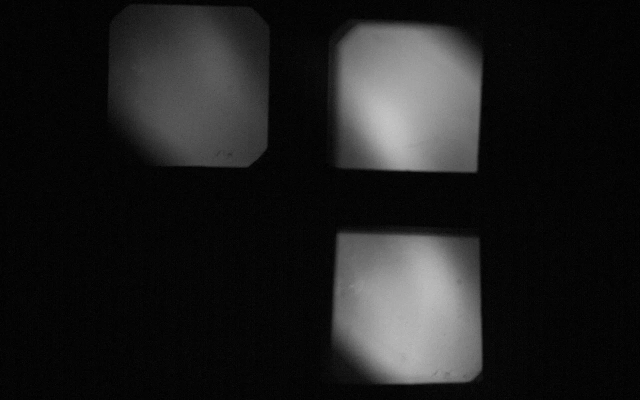
#> input picture pg.jpg, 1280 x 800 px, given as the content of the folder pg.jpg, which was not available (shown at 1/2 size)
$ python app2findELM.py   (older library calls are emulated)
#> lines starting #> are read from the running program, lines starting #| are printed output that depends on the picture; pictures that were not available may be replaced by others from this repository, and a replacement may not be noted
### functions_evg.py
from PIL import Image
import numpy as np
import math
import os
from numba import njit

reference_link_basename = 'pg.jpg'
reference_link = os.path.join(os.getcwd(), reference_link_basename)


def create_submatrix(path, upper_row, lower_row, left_col, right_col, rotate):
    im = Image.open(path).convert('L')
    pix_matrix = np.array(im)

    if rotate == None:
        return np.ndarray.tolist(pix_matrix[upper_row:lower_row, left_col:right_col])
    else:
        return np.ndarray.tolist(np.rot90(pix_matrix[upper_row:lower_row, left_col:right_col], 2))


def create_cuts_new(path,
                    channel):  # РЎРѕР·РґР°РЅРёРµ РјР°С‚СЂРёС†С‹ РёРЅС‚РµРЅСЃРёРІРЅРѕСЃС‚Рё РґР»СЏ РёР·РѕР±СЂР°Р¶РµРЅРёСЏ РЅР° СѓРєР°Р·Р°РЅРЅРѕР№ Р»РёРЅРёРё
    # path - РџРѕР»РЅС‹Р№ РїСѓС‚СЊ Рє РёСЃС…РѕРґРЅРѕРјСѓ РёР·РѕР±СЂР°Р¶РµРЅРёСЋ СЃ РєР°РјРµСЂС‹
    # channel - РґР»РёРЅР° РІРѕР»РЅС‹ РёР·Р»СѓС‡РµРЅРёСЏ РёСЃСЃР»РµРґСѓРµРјРѕРіРѕ РєР°РЅР°Р»Р°
    im = Image.open(path)
    pix_matrix = im.load()

    # Р”Р»СЏ РєР°Р¶РґРѕРіРѕ РєР°РЅР°Р»Р° Р·Р°РґР°СЋС‚СЃСЏ СЂР°Р·РјРµСЂС‹ РІС‹СЂРµР·Р°РµРјРѕРіРѕ РёР·РѕР±СЂР°Р¶РµРЅРёСЏ, РѕРїСЂРµРґРµР»СЏРµРјС‹Рµ РїРѕ СЃРЅРёРјРєСѓ СЃ С‡РµС‚РєРѕ РІРёРґРёРјС‹РјРё РіСЂР°РЅРёС†Р°РјРё
    if str(channel) == '728':
        left = 219
        right = 533
        top = 17
        bot = 331
        key = 0
    if str(channel) == '706':
        left = 673
        right = 946
        top = 54
        bot = 339
        key = 1
    if str(channel) == '667':
        left = 673
        right = 958
        top = 471
        bot = 764
        key = 0
    if str(channel) == '720':
        left = 237
        right = 516
        top = 486
        bot = 760
        key = 1

    # Р’С‹СЂРµР·Р°РЅРЅРѕРµ РёР·РѕР±СЂР°Р¶РµРЅРёРµ Р·Р°РїРёСЃС‹РІР°РµС‚СЃСЏ РІ РјР°С‚СЂРёС†Сѓ СЃРѕРѕС‚РІРµС‚СЃС‚РІСѓСЋС‰РµРіРѕ СЂР°Р·РјРµСЂР° Рё РїСЂРё РЅРµРѕР±С…РѕРґРёРјРѕСЃС‚Рё (key == 1) РїРµСЂРµРІРѕСЂР°С‡РёРІР°РµС‚СЃСЏ РЅР° 180 РіСЂР°РґСѓСЃРѕРІ
    if key == 0:
        return create_submatrix(path, top, bot, left, right, None)
    else:
        return create_submatrix(path, top, bot, left, right, 'rotate')


def create_sub_cuts_VS(path, channel):
    delta_rows = 140
    delta_cols = 140
    drows = 200
    dcols = 200
    if str(channel) == '728':
        left = 230 + drows
        right = left + delta_cols
        top = 10 + drows
        bot = top + delta_rows
    if str(channel) == '706':
        left = 640
        right = left + delta_cols
        top = 0
        bot = top + delta_rows
    if str(channel) == '667':
        left = 650 + drows
        right = left + delta_cols
        top = 450 + drows
        bot = top + delta_rows

    return [create_submatrix(path, top, bot, left, right, None), top, left]

@njit
def K(t):
    coef = 0.3708159  # Р’ РѕРїРёСЃР°РЅРёРё С„СѓРЅРєС†РёРё ksmooth РІ Mathcad РїСЂРёРІРµРґРµРЅ РЅРµРїРѕР»РЅС‹Р№ РєРѕСЌС„С„РёС†РёРµРЅС‚: 0.37 -> coeff
    return (np.exp(-(t ** 2) / (2 * coef ** 2)) / (math.sqrt(2 * math.pi) * coef))


def ksmooth(vx, vy, b):
    # vx is a vector of real numbers with elements in ascending order
    # vy is a vector of real numbers the same length as vx
    # b is the bandwidth of the smoothing window
    vec = [0 for i in range(len(vx))]
    for i in range(len(vx)):
        sum1 = 0
        sum2 = 0
        for j in range(len(vx)):
            sum1 += K((vx[i] - vx[j]) / b) * vy[j]
            sum2 += K((vx[i] - vx[j]) / b)
        vec[i] = sum1 / sum2
    return vec


def find_channel_edge_points(I1, I2, I3, visualize):
    delta_rows = 140
    delta_cols = 140
    drows = 200
    dcols = 200

    S1r = [0 for i in range(delta_rows)]
    S2r = [0 for i in range(delta_rows)]
    S3r = [0 for i in range(delta_rows)]
    S1c = [0 for i in range(delta_cols)]
    S2c = [0 for i in range(delta_cols)]
    S3c = [0 for i in range(delta_cols)]
    i_ = [i for i in range(delta_rows)]
    j_ = [i for i in range(delta_cols)]

    for i in range(delta_rows):
        sum1 = 0
        sum2 = 0
        sum3 = 0
        for j in range(delta_cols):
            sum1 += I1[i][j]
            sum2 += I2[i][j]
            sum3 += I3[i][j]
        S1c[i] = sum1
        S2c[i] = sum2
        S3c[i] = sum3

    for j in range(delta_cols):
        sum1 = 0
        sum2 = 0
        sum3 = 0
        for i in range(delta_rows):
            sum1 += I1[i][j]
            sum2 += I2[i][j]
            sum3 += I3[i][j]
        S1r[j] = sum1
        S2r[j] = sum2
        S3r[j] = sum3

    # [8 lines of commented-out code are left out]
    win_size = 5  # Filter size
    S1rm = ksmooth(j_, S1r, win_size)
    S2rm = ksmooth(j_, S2r, win_size)
    S3rm = ksmooth(j_, S3r, win_size)
    S1cm = ksmooth(i_, S1c, win_size)
    S2cm = ksmooth(i_, S2c, win_size)
    S3cm = ksmooth(i_, S3c, win_size)

    dS1r = [0 for i in range(len(S1r) - 1)]
    dS2r = [0 for i in range(len(S2r) - 1)]
    dS3r = [0 for i in range(len(S3r) - 1)]
    dS1c = [0 for i in range(len(S1c) - 1)]
    dS2c = [0 for i in range(len(S2c) - 1)]
    dS3c = [0 for i in range(len(S3c) - 1)]

    for i in range(len(dS1r)):
        dS1r[i] = S1rm[i] - S1rm[i + 1]
        dS2r[i] = S2rm[i + 1] - S2rm[i]
        dS3r[i] = S3rm[i] - S3rm[i + 1]
    for i in range(len(dS1c)):
        dS1c[i] = S1cm[i] - S1cm[i + 1]
        dS2c[i] = S2cm[i + 1] - S2cm[i]
        dS3c[i] = S3cm[i] - S3cm[i + 1]

    peak_displacement1 = [max(dS1r), max(dS1c)]
    peak_displacement2 = [max(dS2r), max(dS2c)]
    peak_displacement3 = [max(dS3r), max(dS3c)]
    peak_coord1 = [0, 0]
    peak_coord2 = [0, 0]
    peak_coord3 = [0, 0]

    for i in range(len(dS1r)):
        if dS1r[i] == peak_displacement1[0]:
            peak_coord1[1] = i
        if dS2r[i] == peak_displacement2[0]:
            peak_coord2[1] = i
        if dS3r[i] == peak_displacement3[0]:
            peak_coord3[1] = i

    for i in range(len(dS1c)):
        if dS1c[i] == peak_displacement1[1]:
            peak_coord1[0] = i
        if dS2c[i] == peak_displacement2[1]:
            peak_coord2[0] = i
        if dS3c[i] == peak_displacement3[1]:
            peak_coord3[0] = i

    return [peak_coord1, peak_coord2, peak_coord3]


def create_cuts_moving(path, point, channel):
    im = Image.open(path)
    pix = im.load()

    if str(channel) == '728':
        width = 315
        height = 315
    if str(channel) == '706':
        width = 274
        height = 286
    if str(channel) == '667':
        width = 286
        height = 294

    matr = [[0 for j in range(width)] for i in range(height)]

    if str(channel) == '728' or str(channel) == '667':
        # print('channel =', str(channel), point[1] - width, point[0] - height)
        for i in range(height):
            for j in range(width):
                matr[i][j] = pix[j + point[1] - width, i + point[0] - height]
        return matr
    if str(channel) == '706':
        # print('channel =', str(channel), point[1] + width, point[0] + height)
        for i in range(height):
            for j in range(width):
                matr[i][j] = pix[j + point[1], i + point[0]]
        add1 = tuple(zip(*matr[::-1]))  # РџРѕРІРѕСЂРѕС‚ РЅР° 90 РіСЂР°РґСѓСЃРѕРІ
        return tuple(zip(*add1[::-1]))  # Р•С‰Рµ РѕРґРёРЅ РїРѕРІРѕСЂРѕС‚ РЅР° 90 РіСЂР°РґСѓСЃРѕРІ


@njit
def max_el(matr):
    m = -1e18
    for i in range(len(matr)):
        for j in range(len(matr[i])):
            if matr[i][j] > m:
                m = matr[i][j]
    return m


def capillar_position(I3):
    matr = [[0 for j in range(40)] for i in range(90)]
    for i in range(len(matr)):
        for j in range(len(matr[i])):
            matr[i][j] = I3[i + 20][j]
    dI3 = matr - np.mean(matr)
    a = max_el(dI3)
    i_list = []
    j_list = []
    for i in range(len(matr)):
        for j in range(len(matr[i])):
            if dI3[i][j] == a:
                i_list.append(i + 20)
                j_list.append(j)
    return [i_list, j_list]


# [41 lines left out: function capillar_shifts, not called in this run]


def capillar_shifts1():
    [I1, top1, left1] = create_sub_cuts_VS(reference_link, 728)
    [I2, top2, left2] = create_sub_cuts_VS(reference_link, 706)
    [I3, top3, left3] = create_sub_cuts_VS(reference_link, 667)

    dwin = 280
    [discharge_coord1, discharge_coord2, discharge_coord3] = find_channel_edge_points(I1, I2, I3, visualize=False)
    # print(discharge_coord1, top1 - dwin + discharge_coord1[0], top1 + discharge_coord1[0], left1 - dwin + discharge_coord1[1] - 15, left1 + discharge_coord1[1])
    # print(discharge_coord2, top2 + discharge_coord2[0], top2 + discharge_coord2[0] + dwin, left2 + discharge_coord2[1], left2 + discharge_coord2[1] + dwin)
    # print(discharge_coord3, top3 - dwin + discharge_coord3[0], top3 + discharge_coord3[0], left3 - dwin + discharge_coord3[1], left3 + discharge_coord3[1])

    m1 = create_submatrix(reference_link,
                          top1 - dwin + discharge_coord1[0], top1 + discharge_coord1[0],
                          left1 - dwin + discharge_coord1[1] - 15, left1 + discharge_coord1[1], None)
    # WRITEPRN(m1, r'E:\PhD_study\He_monitor\He_image_processing\a1.txt')
    [list1i, list1j] = capillar_position(m1)
    # print(list1i[0], list1j[0])

    m2 = create_submatrix(reference_link,
                          top2 + discharge_coord2[0], top2 + discharge_coord2[0] + dwin, left2 + discharge_coord2[1],
                          left2 + discharge_coord2[1] + dwin, 'rotate')
    # WRITEPRN(m2, r'E:\PhD_study\He_monitor\He_image_processing\a2.txt')
    [list2i, list2j] = capillar_position(m2)
    # print(list2i[0], list2j[0])

    m3 = create_submatrix(reference_link,
                          top3 - dwin + discharge_coord3[0], top3 + discharge_coord3[0],
                          left3 - dwin + discharge_coord3[1], left3 + discharge_coord3[1], None)
    # WRITEPRN(m3, r'E:\PhD_study\He_monitor\He_image_processing\a3.txt')
    [list3i, list3j] = capillar_position(m3)
    # print(list3i[0], list3j[0])

    return [[list1i[0], list1j[0]], [list2i[0], list2j[0]], [list3i[0], list3j[0]]]


def im_shift(cap1, cap2, cap3, matr1, matr2, matr3, matr4):
    min_x = min(cap1[0], cap2[0], cap3[0])
    min_y = min(cap1[1], cap2[1], cap3[1])

    shift_1x = cap1[0] - min_x
    shift_1y = cap1[1] - min_y

    shift_2x = cap2[0] - min_x
    shift_2y = cap1[1] - min_y

    shift_3x = cap3[0] - min_x
    shift_3y = cap1[1] - min_y

    shift_4x = shift_2x
    shift_4y = shift_2y

    width1 = len(matr1[0]) - shift_1y
    height1 = len(matr1) - shift_1x
    width2 = len(matr2[0]) - shift_2y
    height2 = len(matr2) - shift_2x
    width3 = len(matr3[0]) - shift_3y
    height3 = len(matr3) - shift_3x
    width4 = len(matr4[0]) - shift_4y
    height4 = len(matr4) - shift_4x
    width_ = min(width1, width2, width3, width4)
    height_ = min(height1, height2, height3, height4)
    width = min(width_, height_)
    height = min(width_, height_)

    dpix = 245  # pixels
    lamp_diam = 0.130  # m
    R_cap = 0.240  # m
    Z_cap = -0.510  # m
    R_real_cap = 1.09576
    Z_real_cap = 0.26447
    phi = 47.36 * math.pi / 180
    phi_Z = np.arctan(
        (Z_real_cap - Z_cap) / math.sqrt(R_cap ** 2 + R_real_cap ** 2 - 2 * R_cap * R_real_cap * math.cos(phi)))
    phi_R = (np.pi / 2) - phi
    length_per_pixel_R = lamp_diam / dpix / np.cos(phi_R)
    length_per_pixel_Z = lamp_diam / dpix / np.cos(phi_Z)
    R = [[0 for j in range(width)] for i in range(height)]
    Z = [[0 for j in range(width)] for i in range(height)]
    for i in range(height):
        for j in range(width):
            R[i][j] = R_cap + (i - min_x) * length_per_pixel_R
            Z[i][j] = Z_cap + (j - min_y) * length_per_pixel_Z

    m1 = [[0 for j in range(width)] for i in range(height)]
    m2 = [[0 for j in range(width)] for i in range(height)]
    m3 = [[0 for j in range(width)] for i in range(height)]
    m4 = [[0 for j in range(width)] for i in range(height)]

    for i in range(height):
        for j in range(width):
            m1[i][j] = matr1[i + shift_1x][j + shift_1y]
            m2[i][j] = matr2[i + shift_2x][j + shift_2y]
            m3[i][j] = matr3[i + shift_3x][j + shift_3y]
            m4[i][j] = matr4[i + shift_4x][j + shift_4y]
    return [m1, m2, m3, m4, R, Z, [min_x, min_y]]

### get_data.py
import numpy as np
from functions_evg import *


def get_data3(link):
    path_discharge_image = link

    [I1, top1, left1] = create_sub_cuts_VS(path_discharge_image, 728)  # грубая обрезка
    [I2, top2, left2] = create_sub_cuts_VS(path_discharge_image, 706)
    [I3, top3, left3] = create_sub_cuts_VS(path_discharge_image, 667)

    [a, b, c] = find_channel_edge_points(I1, I2, I3, False) # поиск края канала
    im1_728 = create_cuts_moving(path_discharge_image, [top1 + a[0], left1 + a[1]], 728) # точная образка
    im1_706 = create_cuts_moving(path_discharge_image, [top2 + b[0], left2 + b[1]], 706)
    im1_667 = create_cuts_moving(path_discharge_image, [top3 + c[0], left3 + c[1]], 667)
    im1_720 = create_cuts_new(path_discharge_image, 720)

    # [a, b, c] = capillar_shifts(im1_728, im1_706, im1_667)
    [a, b, c] = capillar_shifts1() # поиск капилляра
    [im_728, im_706, im_667, im_720, R, Z, cap_pos] = im_shift(a, b, c, im1_728, im1_706, im1_667, im1_720) # сдвиг картинки

    # Image.fromarray(np.array(im_728)).convert('L').show()  # !!!useful!!!
    # Image.fromarray(np.array(im_706)).convert('L').show()  # !!!useful!!!
    # Image.fromarray(np.array(im_667)).convert('L').show()  # !!!useful!!!

    im_728L = np.array(Image.fromarray(np.array(im_728)).convert('L'), dtype=np.int16)
    im_706L = np.array(Image.fromarray(np.array(im_706)).convert('L'), dtype=np.int16)
    im_667L = np.array(Image.fromarray(np.array(im_667)).convert('L'), dtype=np.int16)

    # [18 lines of commented-out code are left out]

    intensity_728 = np.sum(im_728L) / np.size(im_728L)  # im_---L - just matrix
    intensity_706 = np.sum(im_706L) / np.size(im_706L)
    intensity_667 = np.sum(im_667L) / np.size(im_667L)

    # print(f'{intensity_728}, {intensity_706}, {intensity_667}')  # !!!useful!!!

    # # Image.fromarray(im_728L).show()
    # # Image.fromarray(im_706L).show()
    # # Image.fromarray(im_667L).show()

    return (im_728L, intensity_728), (im_706L, intensity_706), (im_667L, intensity_667)


# get_data(r'C:\Users\joana\PycharmProjects\He_multich_analysis\40264_data\(40264)131.jpg')

### app2findELM.py
import os
from PIL import Image, ImageFilter
import numpy as np
from numba import njit
from get_data import get_data3
from matplotlib import pyplot as plt

dir2work = os.path.normpath(input('Input an abs link to images:    '))
#> the answer given: pg.jpg
try:
    images_list = os.listdir(dir2work)  # ['name1.jpg', 'name2.jpg', ...]
except FileNotFoundError:
    print('Invalid value')
    exit()

prev_image = []
current_image = []
differ_image = []

@njit
def check_limits(matrix):
    for i in matrix:
        for j in i:
            if j < 0.:
                j = 0.
            if j > 255.:
                j = 255.
    return matrix


int = []
int_ch = []
for img in images_list:
    ch1_data, ch2_data, ch3_data = get_data3(os.path.join(dir2work, img))
#> in get_data3, `[I1, top1, left1] = create_sub_cuts_VS(path_discharge_image, 728)`: I1 = 140 items; top1 = 210; left1 = 430
#> in get_data3, `[I2, top2, left2] = create_sub_cuts_VS(path_discharge_image, 706)`: I2 = 140 items; top2 = 0; left2 = 640
#> in get_data3, `[I3, top3, left3] = create_sub_cuts_VS(path_discharge_image, 667)`: I3 = 140 items; top3 = 650; left3 = 850
#> after the loop in find_channel_edge_points, `for i in range(delta_rows):`: S1c = 140 values, max 7680 at index 0, min 624 at index 127, mean 5979.2; S2c = 140 values, max 14801 at index 138, min 551 at index 1, mean 7977.7; S3c = 140 values, max 16892 at index 6, min 900 at index 139, mean 12915
#> after the loop in find_channel_edge_points, `for j in range(delta_cols):`: S1r = 140 values, max 9429 at index 0, min 569 at index 136, mean 5979.2; S2r = 140 values, max 12375 at index 137, min 817 at index 0, mean 7977.7; S3r = 140 values, max 19463 at index 1, min 760 at index 132, mean 12915
#> after the loop in ksmooth, `for i in range(len(vx)):`: vec = 140 values, max 9378.1 at index 0, min 621.9 at index 136, mean 5979
#> in find_channel_edge_points, `S1rm = ksmooth(j_, S1r, win_size)`: S1rm has the same summary as vec in ksmooth
#> the loop in ksmooth (call 2), `for i in range(len(vx)):` made 140 passes
#> in find_channel_edge_points, `S2rm = ksmooth(j_, S2r, win_size)`: S2rm = 140 values, max 12330.9 at index 139, min 859.7 at index 0, mean 7977.9
#> in find_channel_edge_points, `S3rm = ksmooth(j_, S3r, win_size)`: S3rm = 140 values, max 19379.7 at index 0, min 981.7 at index 132, mean 12914.7
#> in find_channel_edge_points, `S1cm = ksmooth(i_, S1c, win_size)`: S1cm = 140 values, max 7619.9 at index 0, min 668.1 at index 135, mean 5979
#> in find_channel_edge_points, `S2cm = ksmooth(i_, S2c, win_size)`: S2cm = 140 values, max 14689 at index 139, min 618.2 at index 5, mean 7977.4
#> in find_channel_edge_points, `S3cm = ksmooth(i_, S3c, win_size)`: S3cm = 140 values, max 16797.4 at index 0, min 981.3 at index 139, mean 12915
#> in find_channel_edge_points, `dS1r = [0 for i in range(len(S1r) - 1)]`: dS1r = 139 values from 0 to 0
#> the loop in find_channel_edge_points, `for i in range(len(dS1r)):` made 139 passes
#> after the loop in find_channel_edge_points, `for i in range(len(dS1r)):`: dS1r = 139 values, max 626.6 at index 105, min -20.61 at index 9, mean 62.86; dS2r = 139 values, max 269.6 at index 35, min -8.28 at index 6, mean 82.53; dS3r = 139 values, max 1248.6 at index 113, min -31.98 at index 133, mean 131.5
#> the loop in find_channel_edge_points, `for i in range(len(dS1c)):` made 139 passes
#> after the loop in find_channel_edge_points, `for i in range(len(dS1c)):`: dS1c = 139 values, max 611.4 at index 123, min -9.32 at index 5, mean 49.98; dS2c = 139 values, max 388.6 at index 48, min -11.34 at index 13, mean 101.2; dS3c = 139 values, max 1310.6 at index 114, min -3.76 at index 4, mean 113.8
#> in find_channel_edge_points, `peak_displacement1 = [max(dS1r), max(dS1c)]`: peak_displacement1 = [626.6, 611.4]
#> in find_channel_edge_points, `peak_displacement2 = [max(dS2r), max(dS2c)]`: peak_displacement2 = [269.6, 388.6]
#> in find_channel_edge_points, `peak_displacement3 = [max(dS3r), max(dS3c)]`: peak_displacement3 = [1248.6, 1310.6]
#> after the loop in find_channel_edge_points, `for i in range(len(dS1r)):`: peak_coord1 = [0, 105]; peak_coord2 = [0, 35]; peak_coord3 = [0, 113]
#> after the loop in find_channel_edge_points, `for i in range(len(dS1c)):`: peak_coord1 = [123, 105]; peak_coord2 = [48, 35]; peak_coord3 = [114, 113]
#> in get_data3, `[a, b, c] = find_channel_edge_points(I1, I2, I3, False)`: a = [123, 105]; b = [48, 35]; c = [114, 113]
#> in create_cuts_moving, im is the input picture: PIL image 1280x800 RGB; mean R, G, B 30.8, 30.8, 30.8
#> after the loop in create_cuts_moving, `for i in range(height):`: matr = 315 items
#> in get_data3, `im1_706 = create_cuts_moving(path_discharge_image, [top2 + b[0], left2..`: im1_706 = 286 items
#> in get_data3, `im1_667 = create_cuts_moving(path_discharge_image, [top3 + c[0], left3..`: im1_667 = 294 items
#> in get_data3, `im1_720 = create_cuts_new(path_discharge_image, 720)`: im1_720 = 274 items
#> in capillar_shifts1, `[I1, top1, left1] = create_sub_cuts_VS(reference_link, 728)`: I1 = 140 items; top1 = 210; left1 = 430
#> in capillar_shifts1, `[I2, top2, left2] = create_sub_cuts_VS(reference_link, 706)`: I2 = 140 items; top2 = 0; left2 = 640
#> in capillar_shifts1, `[I3, top3, left3] = create_sub_cuts_VS(reference_link, 667)`: I3 = 140 items; top3 = 650; left3 = 850
#> the loop in find_channel_edge_points (call 2), `for i in range(len(dS1r)):` made 139 passes
#> the loop in find_channel_edge_points (call 2), `for i in range(len(dS1c)):` made 139 passes
#> in capillar_position, `dI3 = matr - np.mean(matr)`:
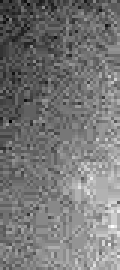
#> dI3: shape (90, 40) float64 (shown 3 times larger); min -28.05, max 31.95, mean 0; drawn with min black and max white
#> the loop in capillar_position, `for i in range(len(matr)):` made 90 passes
#> the loop in capillar_position (call 2), `for i in range(len(matr)):` made 90 passes
#> in capillar_position (call 2), `dI3 = matr - np.mean(matr)`:
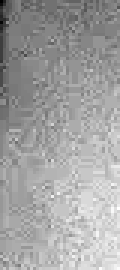
#> dI3: shape (90, 40) float64 (shown 3 times larger); min -47.13, max 26.87, mean 0; drawn with min black and max white
#> the loop in capillar_position (call 3), `for i in range(len(matr)):` made 90 passes
#> in capillar_position (call 3), `dI3 = matr - np.mean(matr)`:
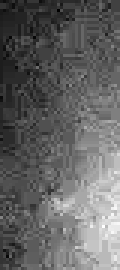
#> dI3: shape (90, 40) float64 (shown 3 times larger); min -27.5, max 42.5, mean 0; drawn with min black and max white
#> (the run stopped early here; a loop or call above may not have finished)
